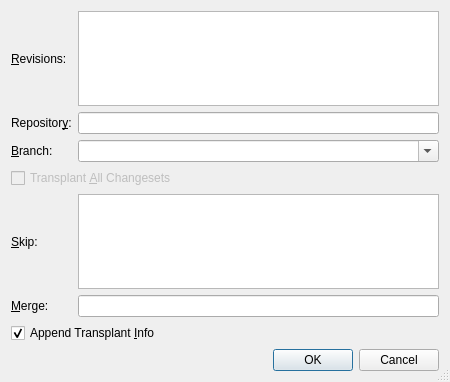
<?xml version="1.0" encoding="UTF-8"?>
<ui version="4.0">
 <class>TransplantDialog</class>
 <widget class="QDialog" name="TransplantDialog">
  <property name="geometry">
   <rect>
    <x>0</x>
    <y>0</y>
    <width>450</width>
    <height>382</height>
   </rect>
  </property>
  <property name="windowTitle">
   <string>Transplant Changesets</string>
  </property>
  <property name="sizeGripEnabled">
   <bool>true</bool>
  </property>
  <layout class="QGridLayout" name="gridLayout">
   <item row="0" column="0">
    <widget class="QLabel" name="label_5">
     <property name="text">
      <string>&amp;Revisions:</string>
     </property>
     <property name="buddy">
      <cstring>revisionsEdit</cstring>
     </property>
    </widget>
   </item>
   <item row="0" column="1">
    <widget class="QPlainTextEdit" name="revisionsEdit">
     <property name="toolTip">
      <string>Enter changesets by number, id, range or revset expression one per line</string>
     </property>
     <property name="tabChangesFocus">
      <bool>true</bool>
     </property>
     <property name="lineWrapMode">
      <enum>QPlainTextEdit::NoWrap</enum>
     </property>
    </widget>
   </item>
   <item row="1" column="0">
    <widget class="QLabel" name="label">
     <property name="text">
      <string>Repositor&amp;y:</string>
     </property>
     <property name="buddy">
      <cstring>repoEdit</cstring>
     </property>
    </widget>
   </item>
   <item row="1" column="1">
    <widget class="QLineEdit" name="repoEdit">
     <property name="toolTip">
      <string>Enter a repository URL, if changesets shall be transplanted from a repository</string>
     </property>
    </widget>
   </item>
   <item row="2" column="0">
    <widget class="QLabel" name="label_2">
     <property name="text">
      <string>&amp;Branch:</string>
     </property>
     <property name="buddy">
      <cstring>branchesCombo</cstring>
     </property>
    </widget>
   </item>
   <item row="2" column="1">
    <widget class="QComboBox" name="branchesCombo">
     <property name="toolTip">
      <string>Select or enter the branch to transplant from</string>
     </property>
     <property name="editable">
      <bool>true</bool>
     </property>
    </widget>
   </item>
   <item row="3" column="0" colspan="2">
    <widget class="QCheckBox" name="allCheckBox">
     <property name="enabled">
      <bool>false</bool>
     </property>
     <property name="toolTip">
      <string>Select to transplant all changesets of the branch</string>
     </property>
     <property name="text">
      <string>Transplant &amp;All Changesets</string>
     </property>
    </widget>
   </item>
   <item row="4" column="0">
    <widget class="QLabel" name="label_3">
     <property name="text">
      <string>&amp;Skip:</string>
     </property>
     <property name="buddy">
      <cstring>pruneEdit</cstring>
     </property>
    </widget>
   </item>
   <item row="4" column="1">
    <widget class="QPlainTextEdit" name="pruneEdit">
     <property name="toolTip">
      <string>Enter changesets by number, id, range or revset expression one per line</string>
     </property>
     <property name="tabChangesFocus">
      <bool>true</bool>
     </property>
     <property name="lineWrapMode">
      <enum>QPlainTextEdit::NoWrap</enum>
     </property>
    </widget>
   </item>
   <item row="5" column="0">
    <widget class="QLabel" name="label_4">
     <property name="text">
      <string>&amp;Merge:</string>
     </property>
     <property name="buddy">
      <cstring>mergeEdit</cstring>
     </property>
    </widget>
   </item>
   <item row="5" column="1">
    <widget class="QLineEdit" name="mergeEdit">
     <property name="toolTip">
      <string>Enter revisions to be merged separated by a space character</string>
     </property>
    </widget>
   </item>
   <item row="6" column="0" colspan="2">
    <widget class="QCheckBox" name="logCheckBox">
     <property name="toolTip">
      <string>Select to append transplant info to the log message</string>
     </property>
     <property name="text">
      <string>Append Transplant &amp;Info</string>
     </property>
     <property name="checked">
      <bool>true</bool>
     </property>
    </widget>
   </item>
   <item row="7" column="0" colspan="2">
    <widget class="QDialogButtonBox" name="buttonBox">
     <property name="orientation">
      <enum>Qt::Horizontal</enum>
     </property>
     <property name="standardButtons">
      <set>QDialogButtonBox::Cancel|QDialogButtonBox::Ok</set>
     </property>
    </widget>
   </item>
  </layout>
 </widget>
 <tabstops>
  <tabstop>revisionsEdit</tabstop>
  <tabstop>repoEdit</tabstop>
  <tabstop>branchesCombo</tabstop>
  <tabstop>allCheckBox</tabstop>
  <tabstop>pruneEdit</tabstop>
  <tabstop>mergeEdit</tabstop>
  <tabstop>logCheckBox</tabstop>
  <tabstop>buttonBox</tabstop>
 </tabstops>
 <resources/>
 <connections>
  <connection>
   <sender>buttonBox</sender>
   <signal>accepted()</signal>
   <receiver>TransplantDialog</receiver>
   <slot>accept()</slot>
   <hints>
    <hint type="sourcelabel">
     <x>231</x>
     <y>372</y>
    </hint>
    <hint type="destinationlabel">
     <x>157</x>
     <y>212</y>
    </hint>
   </hints>
  </connection>
  <connection>
   <sender>buttonBox</sender>
   <signal>rejected()</signal>
   <receiver>TransplantDialog</receiver>
   <slot>reject()</slot>
   <hints>
    <hint type="sourcelabel">
     <x>299</x>
     <y>372</y>
    </hint>
    <hint type="destinationlabel">
     <x>286</x>
     <y>212</y>
    </hint>
   </hints>
  </connection>
 </connections>
</ui>
